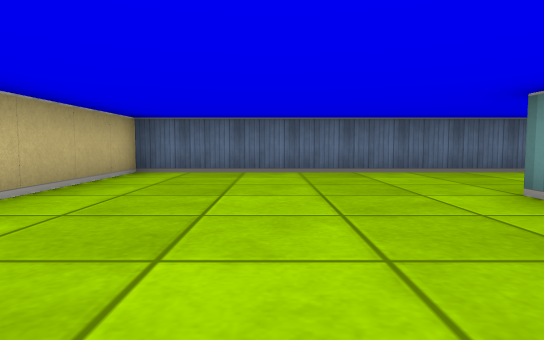
View 1 (above)

12 first-person views from a walk through a cub3D maze. The camera is about half as high as the walls, tilts 4° down and sees 75° across. The floor is counted in squares. Each view is taken from the middle of a square. On the plan, view 1 faces up. The plan holds only what a view shows up to about 9 squares ahead; the rest is blank.

View 2
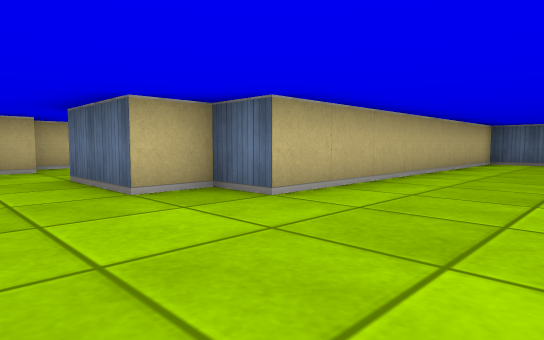

View 3
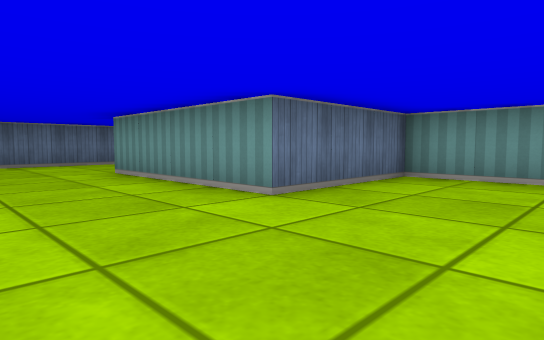

View 4
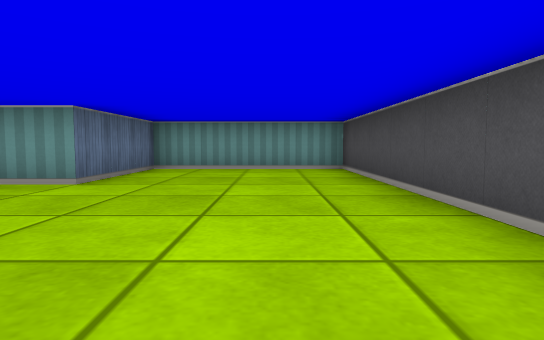

View 5
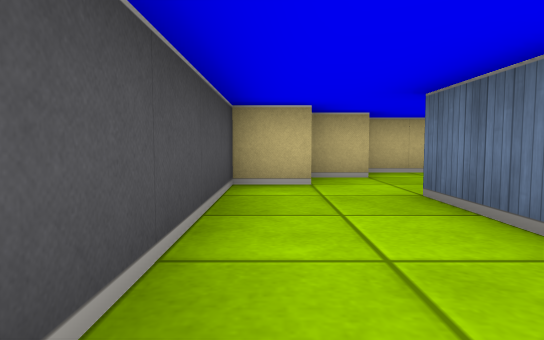

View 6
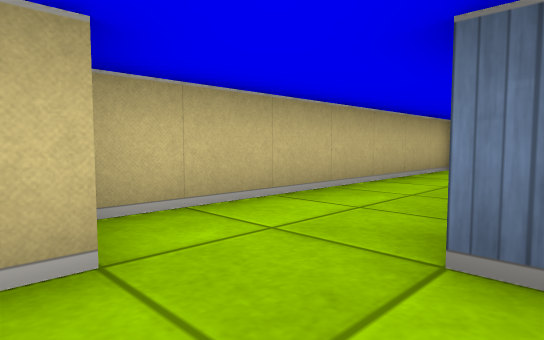

View 7
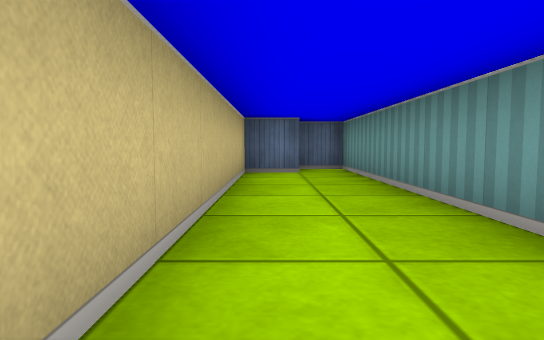

View 8
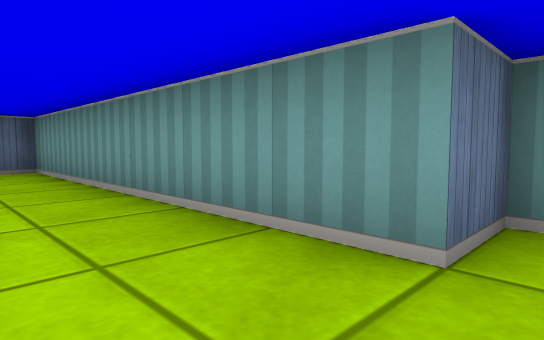

View 9
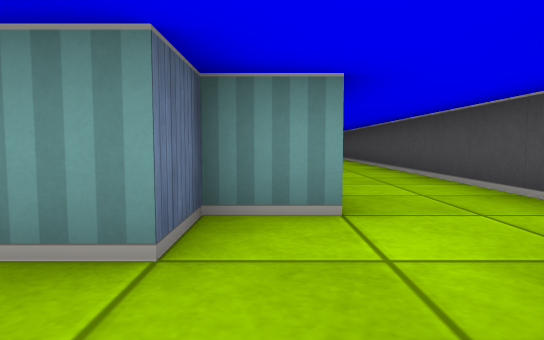

View 10
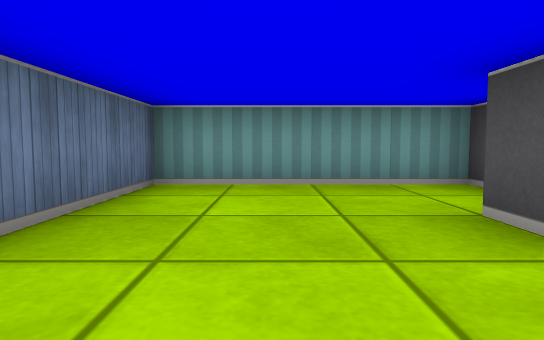

View 11
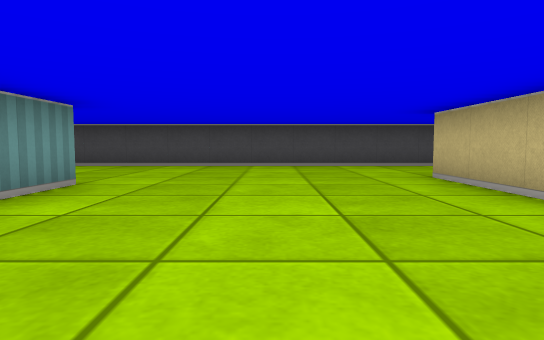

View 12
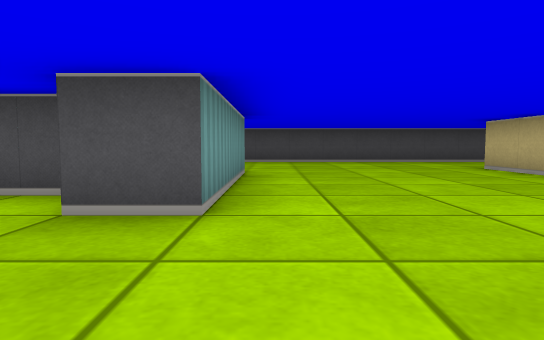

### Floor plan
Points are (right, up) in squares from view 1. A wall is a line through its corners. A room is listed if a view was taken in it or the views show most of it. See-through windows are left out.
Room 1 (views 1, 2, 3, 4, 5, 6, 7, 8, 9, 10, 11, 12)
walls: (4, 2.5) (5.5, 2.5) (5.5, 6.5) (-2.5, 6.5) (-2.5, -1.5) (-3.5, -1.5) (-3.5, -2.5) (-5.5, -2.5) (-5.5, -1.5) (-6.5, -1.5) (-6.5, 5.5) (-7.5, 5.5); (-6.5, -3.4) (-6.5, -4.5) (5.5, -4.5) (5.5, -0.5) (2.5, -0.5) (2.5, 3.5) (3.5, 3.5); (-7.4, 4.5) (-8.5, 4.5) (-8.5, -2.4); (-7.5, -2.4) (-7.5, -3.4)

Where each view was taken, in squares from view 1:
view 1: 0 up, 0 right, facing up
view 2: 4 down, 0 right, facing up-left
view 3: 3 down, 0 right, facing up-right
view 4: 3 down, 2 left, facing right
view 5: 4 down, 2 left, facing left
view 6: 3 down, 6 left, facing up-left
view 7: 2 down, 8 left, facing up
view 8: 2 down, 8 left, facing up-right
view 9: 2 down, 8 left, facing right
view 10: 5 up, 1 right, facing right
view 11: 4 up, 0 right, facing down
view 12: 6 up, 2 right, facing down
